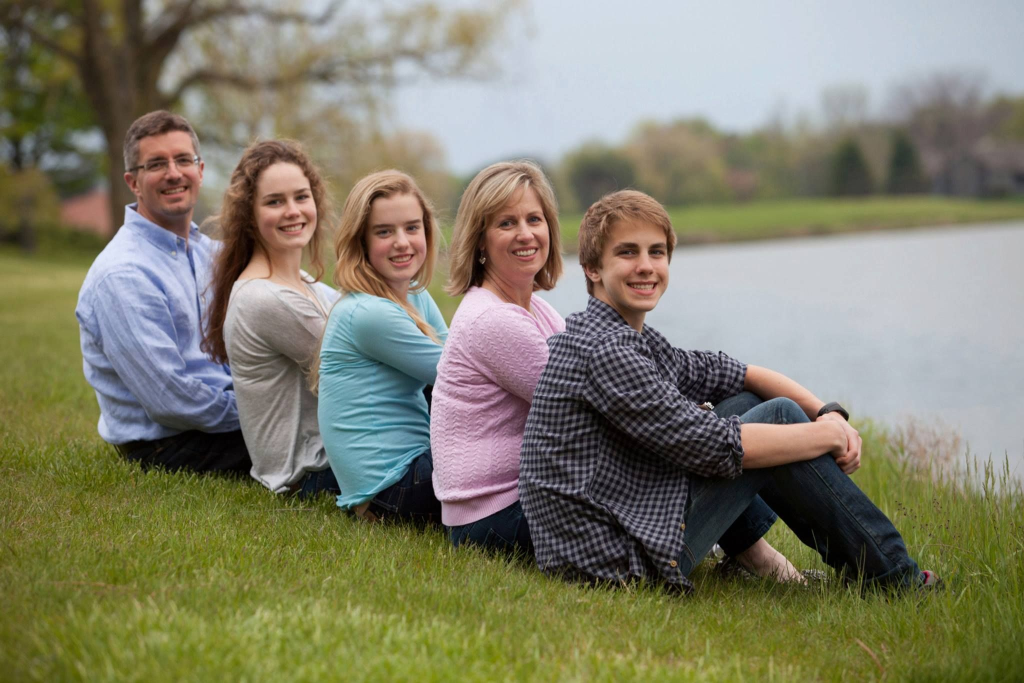
#> input picture tasks/CV-3/images/faces.jpg, 2048 x 1366 px (shown at 1/2 size)
$ python CV-3-34.py
#> lines starting #> are read from the running program, lines starting #| are printed output that depends on the picture; after the words box and inside, x2 and y2 are one past the last pixel; in counts of white or black regions, pixels touching at a corner belong together
import numpy as np
import matplotlib.pyplot as plt
from sklearn.datasets import fetch_lfw_people
from collections import Counter
import cv2
from typing import Tuple, Optional, Dict, List, Any
import os


class ProcessingMode:
    """Класс для определения режимов обработки изображений."""
    LFW_PEOPLE = "fetch_lfw_people"
    FACE_DETECTION = "find_face"


def estimate_age_by_size(face_array: List[int], processing_mode: str) -> Tuple[float, float]:
    """
    Приближенная оценка возраста на основе размера лица.

    Использует площадь лица как прокси для возраста. Для LFW_PEOPLE вычисляется
    сумма интенсивностей пикселей, для FACE_DETECTION - площадь bounding box.

    Args:
        face_array: Массив данных лица (пиксели или размеры bounding box)
        processing_mode: Режим обработки (LFW_PEOPLE или FACE_DETECTION)

    Returns:
        Tuple[float, float]: Оцененный возраст и размер лица

    Raises:
        ValueError: Если передан некорректный processing_mode
    """

    if processing_mode == ProcessingMode.LFW_PEOPLE:
        # Нормализуем значения пикселей
        normalized_face = face_array / 255.0

        # Вычисляем "размер" лица как сумму интенсивностей пикселей
        face_size = np.sum(normalized_face)
    elif processing_mode == ProcessingMode.FACE_DETECTION:
        face_size = face_array//10000
    else:
        raise TypeError("Некорректная операция")

    # Эмпирическая формула для оценки возраста
    # Предполагаем, что большие лица соответствуют взрослым, маленькие - детям
    estimated_age = max(10, min(80, face_size * 10))

    return estimated_age, face_size


def age_to_category(age: float) -> str:
    """
    Группировка возраста в категории.

    Args:
        age: Возраст в годах

    Returns:
        str: Возрастная категория ('ребёнок', 'взрослый', 'пожилой')
    """
    if age < 18:
        return 'ребёнок'
    elif age < 50:
        return 'взрослый'
    else:
        return 'пожилой'


def show_stats(age_categories: List[str], estimated_ages: List[float],
               category_counts: Dict[str, int]) -> None:
    """
    Вывод статистики по возрастным категориям.

    Args:
        age_categories: Список возрастных категорий для каждого лица
        estimated_ages: Список оцененных возрастов
        category_counts: Счетчик категорий

    Raises:
        ValueError: Если списки имеют разную длину
    """

    if len(age_categories) != len(estimated_ages):
        raise ValueError("Списки age_categories и estimated_ages должны иметь одинаковую длину")

    if not age_categories:
        print("Нет данных для отображения статистики")
        return

    print("\nРаспределение по возрастным категориям:")
    for category, count in category_counts.items():
        percentage = (count / len(age_categories)) * 100
        print(f"{category}: {count} лиц ({percentage:.1f}%)")

    # Статистика по категориям
    print("\nСтатистика по возрастным категориям:")
    for category in ['ребёнок', 'взрослый', 'пожилой']:
        indices = [i for i, cat in enumerate(age_categories) if cat == category]
        if indices:
            ages_in_category = [estimated_ages[i] for i in indices]
            print(f"\n{category}:")
            print(f"  Количество: {len(indices)}")
            print(f"  Средний возраст: {np.mean(ages_in_category):.1f} лет")
            print(f"  Мин. возраст: {np.min(ages_in_category):.1f} лет")
            print(f"  Макс. возраст: {np.max(ages_in_category):.1f} лет")


def create_bar_plot(category_counts: Dict[str, int], estimated_ages: List[float],
                    save_path: Optional[str] = None) -> Tuple[plt.Figure, np.ndarray]:
    """
    Создание бар-плота и гистограммы распределения возрастов.

    Args:
        category_counts: Счетчик возрастных категорий
        estimated_ages: Список оцененных возрастов
        save_path: Путь для сохранения графика (опционально)

    Returns:
        Tuple[plt.Figure, np.ndarray]: Figure и axes объекты matplotlib

    Raises:
        RuntimeError: Если произошла ошибка при построении графиков
    """
    try:
        fig, axes = plt.subplots(1, 2, figsize=(12, 6))

        ax1 = axes[0]
        categories = list(category_counts.keys())
        counts = list(category_counts.values())
        colors = ['lightblue', 'lightgreen', 'salmon']

        ax1.bar(categories, counts, color=colors, alpha=0.7, edgecolor='black')
        ax1.set_title('Распределение по возрастным категориям')
        ax1.set_xlabel('Возрастная категория')
        ax1.set_ylabel('Количество лиц')

        for i, count in enumerate(counts):
            ax1.text(i, count + 0.5, str(count), ha='center', va='bottom')

        ax2 = axes[1]
        if estimated_ages:
            ax2.hist(estimated_ages, bins=20, color='skyblue', alpha=0.7, edgecolor='black')
            ax2.set_title('Распределение оцененных возрастов')
            ax2.set_xlabel('Оцененный возраст (лет)')
            ax2.set_ylabel('Количество')
            ax2.grid(alpha=0.3)
        else:
            ax2.text(0.5, 0.5, 'Нет данных', ha='center', va='center',
                     transform=ax2.transAxes, fontsize=12)
            ax2.set_title('Распределение оцененных возрастов')
            ax2.set_xlabel('Оцененный возраст (лет)')
            ax2.set_ylabel('Количество')


        plt.tight_layout()

        if save_path:
            try:
                fig.savefig(save_path, bbox_inches='tight')
                print(f'График успешно сохранён в {save_path}')
            except Exception as e:
                print(f'Ошибка сохранения графика: {e}')

        plt.show()

        return fig, axes

    except Exception as e:
        plt.close('all')
        raise RuntimeError(f"Ошибка при построении графиков: {e}") from e


def work_with_fetch_lfw_people(min_face_per_person: int = 20,
                               resize: float = 0.4,
                               save_path_to_bar: Optional[str] = None) -> Tuple[List[float], List[float], plt.Figure, np.ndarray]:
    """
    Анализ лиц из датасета LFW People.

    Args:
        min_face_per_person: Минимальное количество лиц на человека
        resize: Коэффициент изменения размера изображений
        save_path_to_bar: Путь для сохранения графиков

    Returns:
        Tuple: estimated_ages, face_sizes, figure, axes

    Raises:
        Exception: Если произошла ошибка при загрузке датасета
    """
    # Загрузка датасета
    try:
        # Загрузка датасета
        lfw_people = fetch_lfw_people(min_faces_per_person=min_face_per_person,
                                      resize=resize, color=False)
        X = lfw_people.data
        y = lfw_people.target
        target_names = lfw_people.target_names

        print(f"Размер датасета: {X.shape}")
        print(f"Количество людей: {len(target_names)}")
        print(f"Количество изображений: {len(y)}")

        # Проверка наличия данных
        if len(X) == 0:
            raise ValueError("Загруженный датасет не содержит изображений")

        # Применяем функцию ко всем лицам
        estimated_ages = []
        face_sizes = []

        for i in range(len(X)):
            age, size = estimate_age_by_size(X[i], ProcessingMode.LFW_PEOPLE)
            estimated_ages.append(age)
            face_sizes.append(size)

        age_categories = [age_to_category(age) for age in estimated_ages]
        category_counts = Counter(age_categories)

        show_stats(age_categories, estimated_ages, category_counts)


        fig, ax = create_bar_plot(category_counts, estimated_ages, save_path_to_bar)

        return estimated_ages, face_sizes, fig, ax

    except Exception as e:
        print(f"Ошибка при работе с датасетом LFW People: {e}")
        raise


def create_borders_and_put_text(img: np.ndarray, x: int, y: int, w: int, h: int,
                                age_category: str, face_size: float) -> None:
    """
    Отрисовка bounding box и текста на изображении.
    """
    # Отрисовка прямоугольника
    cv2.rectangle(img, (x, y), (x + w, y + h), (255, 0, 0), 2)

    category_eng = {
        'ребёнок': 'Child',
        'взрослый': 'Adult',
        'пожилой': 'Senior'
    }.get(age_category, age_category)

    cv2.putText(img, f"Face: {category_eng}", (x, y - 10),
                cv2.FONT_HERSHEY_SIMPLEX, 0.5, (255, 0, 0), 2)
    cv2.putText(img, f"Size: {face_size:.1f}", (x, y + h + 20),
                cv2.FONT_HERSHEY_SIMPLEX, 0.4, (0, 0, 255), 1)


def find_and_analyze_faces(image_path: str, save_path_to_img: Optional[str] = None,
                           save_path_to_bar: Optional[str] = None) -> Tuple[
    List[Any], List[str], plt.Figure, np.ndarray]:
    """
    Найти лица на изображении и проанализировать их.

    Args:
        image_path: Путь к входному изображению
        save_path_to_img: Путь для сохранения изображения с разметкой
        save_path_to_bar: Путь для сохранения графиков

    Returns:
        Tuple: faces, age_categories, figure, axes

    Raises:
        FileNotFoundError: Если изображение не найдено или классификатор не загружен
        Exception: Если произошла ошибка при обработке изображения
    """
#> called with image_path = 'images/faces.jpg', save_path_to_img = 'face_output.jpg', save_path_to_bar = 'face_output2.jpg'

    if not os.path.exists(image_path):
        raise FileNotFoundError(f"Изображение не найдено: {image_path}")

    # Детекция лиц
    face_cascade = cv2.CascadeClassifier(cv2.data.haarcascades + 'haarcascade_frontalface_default.xml')

    if face_cascade.empty():
        raise FileNotFoundError("Ошибка загрузки классификатора!")

    try:
        img = cv2.imread(image_path)
#> img is the input picture: shape (1366, 2048, 3); mean B, G, R 107.5, 127.7, 129.6
        gray = cv2.cvtColor(img, cv2.COLOR_BGR2GRAY)
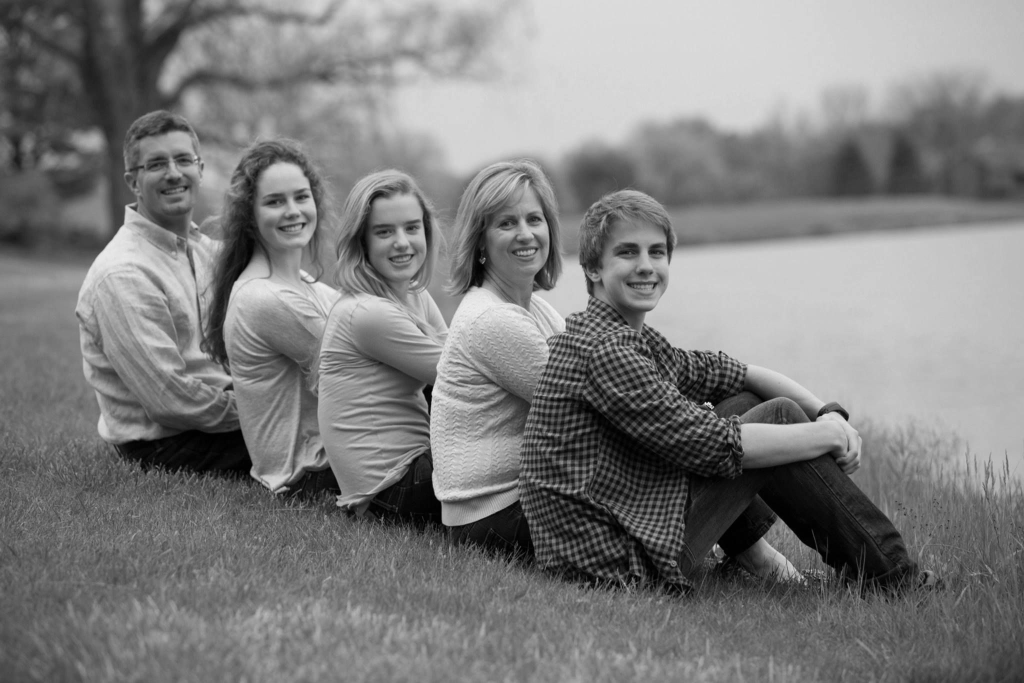
#> gray: shape (1366, 2048) (shown at 1/2 size); min 0, max 250, mean 126

        faces = face_cascade.detectMultiScale(gray, 1.1, 4)
#> faces = [[628, 417, 68, 68], [264, 264, 156, 156], [500, 338, 154, 154], [969, 384, 152, 152], [1204, 439, 167, 167], [721, 400, 155, 155]]

        print(f"Найдено лиц: {len(faces)}")
#| Найдено лиц: 6

        # Анализ каждого лица
        age_categories = []
        estimated_ages = []

        for i, (x, y, w, h) in enumerate(faces):

            # Оценка "возраста" по размеру (упрощенная)
            face_size = w * h  # площадь bounding box

            estimate_age, _ = estimate_age_by_size(face_size, "find_face")

            estimated_ages.append(estimate_age)

            age_category = age_to_category(estimate_age)

            age_categories.append(age_category)

            create_borders_and_put_text(img,x,y,w,h,age_category, face_size)
#> this loop made 6 passes
#> (x, y, w, h, estimated_age in estimate_age_by_size, estimate_age, age_category) on passes 1 to 6: (628, 417, 68, 68, 10, 10, 'ребёнок'), (264, 264, 156, 156, 20, 20, 'взрослый'), (500, 338, 154, 154, 20, 20, 'взрослый'), (969, 384, 152, 152, 20, 20, 'взрослый'), (1204, 439, 167, 167, 20, 20, 'взрослый'), (721, 400, 155, 155, 20, 20, 'взрослый')
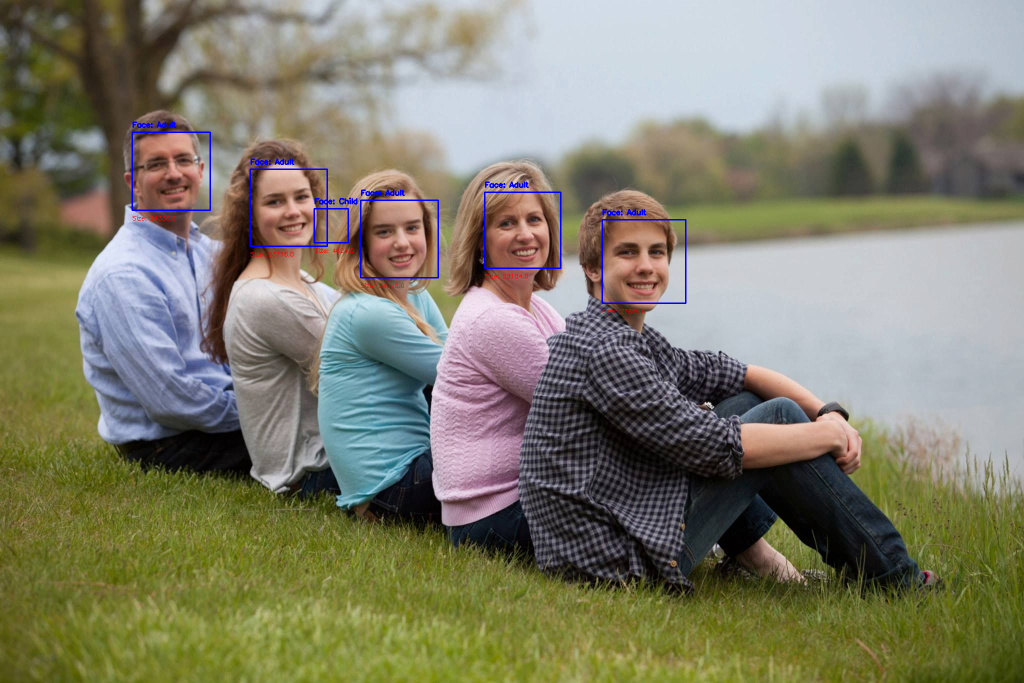
#> img: shape (1366, 2048, 3) (shown at 1/2 size); 0.53% of pixels changed, all inside (x1, y1, x2, y2) = (263, 243, 1373, 627)
#> after the loop, age_categories = ['ребёнок', 'взрослый', 'взрослый', 'взрослый', 'взрослый', 'взрослый']; estimated_ages = [10, 20, 20, 20, 20, 20]


        category_counts = Counter(age_categories)
#> category_counts = {'ребёнок': 1, 'взрослый': 5}

        # Показ результата
        plt.figure(figsize=(12, 8))
        plt.imshow(cv2.cvtColor(img, cv2.COLOR_BGR2RGB))
        plt.title(f'Найдено лиц: {len(faces)}')
        plt.axis('off')

        plt.show()

        if save_path_to_img:
            try:
                cv2.imwrite(save_path_to_img, img)
                print(f'График успешно сохранён в {save_path_to_img}')
            except Exception as e:
                print(f'Ошибка сохранения графика: {e}')

        fig, ax = create_bar_plot(category_counts, estimated_ages,save_path_to_bar)
#> in create_bar_plot, `categories = list(category_counts.keys())`: categories = ['ребёнок', 'взрослый']
#> in create_bar_plot, `counts = list(category_counts.values())`: counts = [1, 5]
#> the loop in create_bar_plot, `for i, count in enumerate(counts):` made 2 passes
#> count on passes 1 to 2: 1, 5
#> in create_bar_plot, `fig.savefig(save_path, bbox_inches='tight')`:
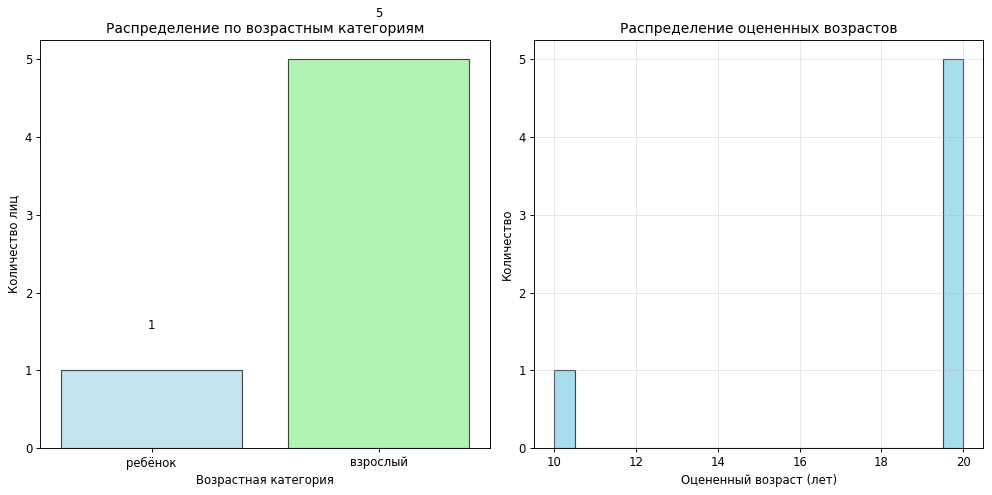
#> figure drawn by matplotlib, 2 panels; panel 2: tallest bar 5 high, from x = 19.5 to 20

        show_stats(age_categories, estimated_ages, category_counts)
#> the loop in show_stats, `for category, count in category_counts.items():` made 2 passes
#> (category, count, percentage) on passes 1 to 2: ('ребёнок', 1, 16.67), ('взрослый', 5, 83.33)
#| ребёнок: 1 лиц (16.7%)
#| взрослый: 5 лиц (83.3%)
#> the loop in show_stats, `for category in ['ребёнок', 'взрослый', 'пожилой']:` made 3 passes
#> (indices, ages_in_category) on passes 1 to 2: ([0], [10]), ([1, 2, 3, 4, 5], [20, 20, 20, 20, 20])
#|   Количество: 1
#|   Средний возраст: 10.0 лет
#|   Мин. возраст: 10.0 лет
#|   Макс. возраст: 10.0 лет
#|   Количество: 5
#|   Средний возраст: 20.0 лет
#|   Мин. возраст: 20.0 лет
#|   Макс. возраст: 20.0 лет

        return faces, age_categories, fig, ax
    except Exception as e:
        print(f"Ошибка при обработке изображения: {e}")
        raise


def main():
    # Пример нахождение лиц на произвольном фото
    print("=== Анализ лиц на произвольном изображении ===")
    faces, categories, fig, ax = find_and_analyze_faces('images/faces.jpg',"face_output.jpg","face_output2.jpg")
#> categories has the same summary as age_categories in find_and_analyze_faces

    # Пример работы с sklearn.datasets.fetch_lfw_people()
    print("\n=== Анализ датасета LFW People ===")
    work_with_fetch_lfw_people(20, 0.4,"output.jpg")
#> (the call stopped at in work_with_fetch_lfw_people, `lfw_people = fetch_lfw_people(min_faces_per_person=min_face_per_person..`: the network is not available in this run)

if __name__ == "__main__":
    main()
